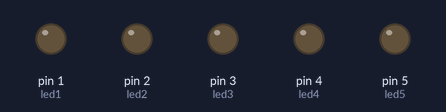
Bench run of a sketch on a simulated Arduino Uno, built with avr-gcc and run on an emulated ATmega328P. Shown: output pins drawn as LEDs (lit = HIGH).

Above: at 1.0 s.
At 5.0 s:
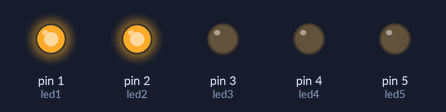
At 7.0 s:
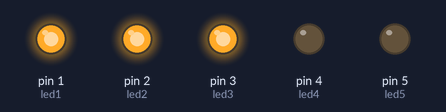
At 9.0 s:
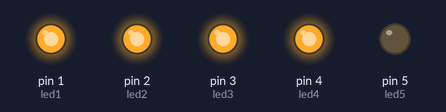
At 11.0 s:
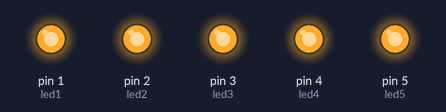
At 17.0 s:
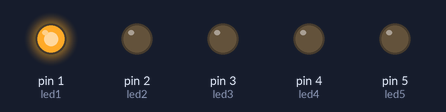
Timing chart, 0 to 18.2 s (numbered marks = the images above):
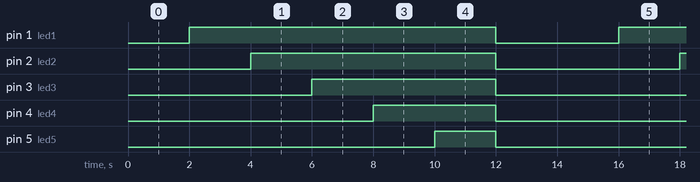

Measured:
- by itself, pin 1 (led1): alternates HIGH for 10.0 s and LOW for 4.0 s
- by itself, pin 2 (led2): alternates HIGH for 8.0 s and LOW for 6.0 s
- by itself, pin 3 (led3): alternates HIGH for 6.0 s and LOW for 8.0 s
- by itself, pin 4 (led4): alternates HIGH for 4.0 s and LOW for 10.0 s
- by itself, pin 5 (led5): alternates HIGH for 2.0 s and LOW for 12.0 s

The sketch:

codigo.ino
```cpp
const int led1 = 1;
const int led2 = 2;
const int led3 = 3;
const int led4 = 4;
const int led5 = 5;


void setup()
{
  pinMode(led1, OUTPUT);
  pinMode(led2, OUTPUT);
  pinMode(led3, OUTPUT);
  pinMode(led4, OUTPUT);
  pinMode(led5, OUTPUT);


}

void loop()

 {
  delay(2000);
  digitalWrite(led1, HIGH);
  delay(2000);
  digitalWrite(led2, HIGH);
  delay(2000);
  digitalWrite(led3, HIGH);
  delay(2000);
  digitalWrite(led4, HIGH);
  delay(2000);
  digitalWrite(led5, HIGH);
  delay(2000);
  apagarTudo();
  delay(2000);
 }


   void apagarTudo(){
   digitalWrite(led1, LOW);
   digitalWrite(led2, LOW);
   digitalWrite(led3, LOW);
   digitalWrite(led4, LOW);
   digitalWrite(led5, LOW);

   }
```
